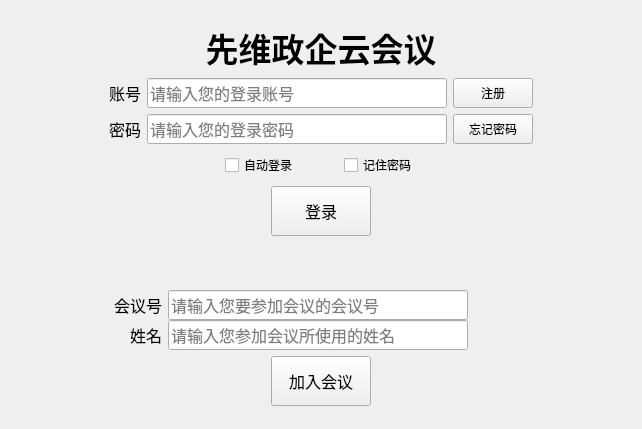
<?xml version="1.0" encoding="UTF-8"?>
<ui version="4.0">
 <class>LoginFrame</class>
 <widget class="QFrame" name="LoginFrame">
  <property name="geometry">
   <rect>
    <x>0</x>
    <y>0</y>
    <width>642</width>
    <height>429</height>
   </rect>
  </property>
  <property name="windowTitle">
   <string>先维政企云会议</string>
  </property>
  <property name="windowOpacity">
   <double>1.000000000000000</double>
  </property>
  <property name="styleSheet">
   <string notr="true">border-image: \*url();</string>
  </property>
  <layout class="QVBoxLayout" name="verticalLayout_5">
   <item>
    <layout class="QVBoxLayout" name="verticalLayout">
     <item>
      <widget class="QLabel" name="myNameLabel">
       <property name="sizePolicy">
        <sizepolicy hsizetype="Preferred" vsizetype="Fixed">
         <horstretch>0</horstretch>
         <verstretch>0</verstretch>
        </sizepolicy>
       </property>
       <property name="font">
        <font>
         <pointsize>25</pointsize>
         <weight>75</weight>
         <bold>true</bold>
        </font>
       </property>
       <property name="text">
        <string>先维政企云会议</string>
       </property>
       <property name="alignment">
        <set>Qt::AlignCenter</set>
       </property>
      </widget>
     </item>
     <item>
      <layout class="QHBoxLayout" name="horizontalLayout">
       <item>
        <spacer name="horizontalSpacer_5">
         <property name="orientation">
          <enum>Qt::Horizontal</enum>
         </property>
         <property name="sizeHint" stdset="0">
          <size>
           <width>40</width>
           <height>20</height>
          </size>
         </property>
        </spacer>
       </item>
       <item>
        <widget class="QLabel" name="accountLabel">
         <property name="sizePolicy">
          <sizepolicy hsizetype="Fixed" vsizetype="Fixed">
           <horstretch>0</horstretch>
           <verstretch>0</verstretch>
          </sizepolicy>
         </property>
         <property name="minimumSize">
          <size>
           <width>0</width>
           <height>30</height>
          </size>
         </property>
         <property name="font">
          <font>
           <pointsize>12</pointsize>
          </font>
         </property>
         <property name="text">
          <string>账号</string>
         </property>
         <property name="alignment">
          <set>Qt::AlignLeading|Qt::AlignLeft|Qt::AlignVCenter</set>
         </property>
        </widget>
       </item>
       <item>
        <widget class="QLineEdit" name="accountLineEdit">
         <property name="sizePolicy">
          <sizepolicy hsizetype="Fixed" vsizetype="Fixed">
           <horstretch>0</horstretch>
           <verstretch>0</verstretch>
          </sizepolicy>
         </property>
         <property name="minimumSize">
          <size>
           <width>300</width>
           <height>30</height>
          </size>
         </property>
         <property name="font">
          <font>
           <pointsize>12</pointsize>
          </font>
         </property>
         <property name="placeholderText">
          <string>请输入您的登录账号</string>
         </property>
        </widget>
       </item>
       <item>
        <widget class="QPushButton" name="regPushButton">
         <property name="sizePolicy">
          <sizepolicy hsizetype="Fixed" vsizetype="Fixed">
           <horstretch>0</horstretch>
           <verstretch>0</verstretch>
          </sizepolicy>
         </property>
         <property name="minimumSize">
          <size>
           <width>60</width>
           <height>30</height>
          </size>
         </property>
         <property name="text">
          <string>注册</string>
         </property>
        </widget>
       </item>
       <item>
        <spacer name="horizontalSpacer_6">
         <property name="orientation">
          <enum>Qt::Horizontal</enum>
         </property>
         <property name="sizeHint" stdset="0">
          <size>
           <width>40</width>
           <height>20</height>
          </size>
         </property>
        </spacer>
       </item>
      </layout>
     </item>
     <item>
      <layout class="QHBoxLayout" name="horizontalLayout_2">
       <item>
        <spacer name="horizontalSpacer_7">
         <property name="orientation">
          <enum>Qt::Horizontal</enum>
         </property>
         <property name="sizeHint" stdset="0">
          <size>
           <width>40</width>
           <height>20</height>
          </size>
         </property>
        </spacer>
       </item>
       <item>
        <widget class="QLabel" name="pwdLabel">
         <property name="sizePolicy">
          <sizepolicy hsizetype="Fixed" vsizetype="Fixed">
           <horstretch>0</horstretch>
           <verstretch>30</verstretch>
          </sizepolicy>
         </property>
         <property name="font">
          <font>
           <pointsize>12</pointsize>
          </font>
         </property>
         <property name="text">
          <string>密码</string>
         </property>
         <property name="alignment">
          <set>Qt::AlignLeading|Qt::AlignLeft|Qt::AlignVCenter</set>
         </property>
        </widget>
       </item>
       <item>
        <widget class="QLineEdit" name="pwdLineEdit">
         <property name="sizePolicy">
          <sizepolicy hsizetype="Fixed" vsizetype="Fixed">
           <horstretch>0</horstretch>
           <verstretch>0</verstretch>
          </sizepolicy>
         </property>
         <property name="minimumSize">
          <size>
           <width>300</width>
           <height>30</height>
          </size>
         </property>
         <property name="font">
          <font>
           <pointsize>12</pointsize>
          </font>
         </property>
         <property name="placeholderText">
          <string>请输入您的登录密码</string>
         </property>
        </widget>
       </item>
       <item>
        <widget class="QPushButton" name="fgtPwdPushButton">
         <property name="sizePolicy">
          <sizepolicy hsizetype="Fixed" vsizetype="Fixed">
           <horstretch>0</horstretch>
           <verstretch>0</verstretch>
          </sizepolicy>
         </property>
         <property name="minimumSize">
          <size>
           <width>60</width>
           <height>30</height>
          </size>
         </property>
         <property name="text">
          <string>忘记密码</string>
         </property>
        </widget>
       </item>
       <item>
        <spacer name="horizontalSpacer_8">
         <property name="orientation">
          <enum>Qt::Horizontal</enum>
         </property>
         <property name="sizeHint" stdset="0">
          <size>
           <width>40</width>
           <height>20</height>
          </size>
         </property>
        </spacer>
       </item>
      </layout>
     </item>
     <item>
      <layout class="QHBoxLayout" name="horizontalLayout_3">
       <item>
        <spacer name="horizontalSpacer_9">
         <property name="orientation">
          <enum>Qt::Horizontal</enum>
         </property>
         <property name="sizeHint" stdset="0">
          <size>
           <width>40</width>
           <height>20</height>
          </size>
         </property>
        </spacer>
       </item>
       <item>
        <widget class="QCheckBox" name="autoLogincheckBox">
         <property name="sizePolicy">
          <sizepolicy hsizetype="Fixed" vsizetype="Fixed">
           <horstretch>0</horstretch>
           <verstretch>0</verstretch>
          </sizepolicy>
         </property>
         <property name="minimumSize">
          <size>
           <width>0</width>
           <height>30</height>
          </size>
         </property>
         <property name="text">
          <string>自动登录</string>
         </property>
        </widget>
       </item>
       <item>
        <spacer name="horizontalSpacer_11">
         <property name="orientation">
          <enum>Qt::Horizontal</enum>
         </property>
         <property name="sizeType">
          <enum>QSizePolicy::Preferred</enum>
         </property>
         <property name="sizeHint" stdset="0">
          <size>
           <width>40</width>
           <height>20</height>
          </size>
         </property>
        </spacer>
       </item>
       <item>
        <widget class="QCheckBox" name="remPwdcheckBox">
         <property name="sizePolicy">
          <sizepolicy hsizetype="Fixed" vsizetype="Fixed">
           <horstretch>0</horstretch>
           <verstretch>0</verstretch>
          </sizepolicy>
         </property>
         <property name="minimumSize">
          <size>
           <width>0</width>
           <height>30</height>
          </size>
         </property>
         <property name="text">
          <string>记住密码</string>
         </property>
        </widget>
       </item>
       <item>
        <spacer name="horizontalSpacer_10">
         <property name="orientation">
          <enum>Qt::Horizontal</enum>
         </property>
         <property name="sizeHint" stdset="0">
          <size>
           <width>40</width>
           <height>20</height>
          </size>
         </property>
        </spacer>
       </item>
      </layout>
     </item>
     <item>
      <layout class="QHBoxLayout" name="horizontalLayout_4">
       <item>
        <spacer name="horizontalSpacer">
         <property name="orientation">
          <enum>Qt::Horizontal</enum>
         </property>
         <property name="sizeHint" stdset="0">
          <size>
           <width>40</width>
           <height>20</height>
          </size>
         </property>
        </spacer>
       </item>
       <item>
        <widget class="QPushButton" name="loginPushButton">
         <property name="sizePolicy">
          <sizepolicy hsizetype="Fixed" vsizetype="Fixed">
           <horstretch>0</horstretch>
           <verstretch>0</verstretch>
          </sizepolicy>
         </property>
         <property name="minimumSize">
          <size>
           <width>100</width>
           <height>50</height>
          </size>
         </property>
         <property name="font">
          <font>
           <pointsize>12</pointsize>
          </font>
         </property>
         <property name="text">
          <string>登录</string>
         </property>
        </widget>
       </item>
       <item>
        <spacer name="horizontalSpacer_2">
         <property name="orientation">
          <enum>Qt::Horizontal</enum>
         </property>
         <property name="sizeHint" stdset="0">
          <size>
           <width>40</width>
           <height>20</height>
          </size>
         </property>
        </spacer>
       </item>
      </layout>
     </item>
    </layout>
   </item>
   <item>
    <spacer name="verticalSpacer">
     <property name="orientation">
      <enum>Qt::Vertical</enum>
     </property>
     <property name="sizeType">
      <enum>QSizePolicy::Fixed</enum>
     </property>
     <property name="sizeHint" stdset="0">
      <size>
       <width>20</width>
       <height>36</height>
      </size>
     </property>
    </spacer>
   </item>
   <item>
    <layout class="QVBoxLayout" name="verticalLayout_4">
     <property name="sizeConstraint">
      <enum>QLayout::SetDefaultConstraint</enum>
     </property>
     <item>
      <layout class="QHBoxLayout" name="horizontalLayout_5">
       <item>
        <spacer name="horizontalSpacer_12">
         <property name="orientation">
          <enum>Qt::Horizontal</enum>
         </property>
         <property name="sizeHint" stdset="0">
          <size>
           <width>40</width>
           <height>20</height>
          </size>
         </property>
        </spacer>
       </item>
       <item>
        <layout class="QVBoxLayout" name="verticalLayout_2">
         <property name="spacing">
          <number>0</number>
         </property>
         <item>
          <widget class="QLabel" name="accountLabel_2">
           <property name="sizePolicy">
            <sizepolicy hsizetype="Fixed" vsizetype="Fixed">
             <horstretch>0</horstretch>
             <verstretch>0</verstretch>
            </sizepolicy>
           </property>
           <property name="minimumSize">
            <size>
             <width>0</width>
             <height>30</height>
            </size>
           </property>
           <property name="font">
            <font>
             <pointsize>12</pointsize>
            </font>
           </property>
           <property name="text">
            <string>会议号</string>
           </property>
           <property name="alignment">
            <set>Qt::AlignRight|Qt::AlignTrailing|Qt::AlignVCenter</set>
           </property>
          </widget>
         </item>
         <item>
          <widget class="QLabel" name="pwdLabel_2">
           <property name="sizePolicy">
            <sizepolicy hsizetype="Fixed" vsizetype="Fixed">
             <horstretch>0</horstretch>
             <verstretch>0</verstretch>
            </sizepolicy>
           </property>
           <property name="minimumSize">
            <size>
             <width>0</width>
             <height>30</height>
            </size>
           </property>
           <property name="font">
            <font>
             <pointsize>12</pointsize>
            </font>
           </property>
           <property name="layoutDirection">
            <enum>Qt::RightToLeft</enum>
           </property>
           <property name="text">
            <string>姓名</string>
           </property>
          </widget>
         </item>
        </layout>
       </item>
       <item>
        <layout class="QVBoxLayout" name="verticalLayout_3">
         <property name="spacing">
          <number>0</number>
         </property>
         <item>
          <widget class="QLineEdit" name="accountLineEdit_2">
           <property name="sizePolicy">
            <sizepolicy hsizetype="Fixed" vsizetype="Fixed">
             <horstretch>0</horstretch>
             <verstretch>0</verstretch>
            </sizepolicy>
           </property>
           <property name="minimumSize">
            <size>
             <width>300</width>
             <height>30</height>
            </size>
           </property>
           <property name="font">
            <font>
             <pointsize>12</pointsize>
            </font>
           </property>
           <property name="placeholderText">
            <string>请输入您要参加会议的会议号</string>
           </property>
          </widget>
         </item>
         <item>
          <widget class="QLineEdit" name="pwdLineEdit_3">
           <property name="sizePolicy">
            <sizepolicy hsizetype="Fixed" vsizetype="Fixed">
             <horstretch>0</horstretch>
             <verstretch>0</verstretch>
            </sizepolicy>
           </property>
           <property name="minimumSize">
            <size>
             <width>300</width>
             <height>30</height>
            </size>
           </property>
           <property name="font">
            <font>
             <pointsize>12</pointsize>
            </font>
           </property>
           <property name="placeholderText">
            <string>请输入您参加会议所使用的姓名</string>
           </property>
          </widget>
         </item>
        </layout>
       </item>
       <item>
        <spacer name="horizontalSpacer_14">
         <property name="orientation">
          <enum>Qt::Horizontal</enum>
         </property>
         <property name="sizeType">
          <enum>QSizePolicy::Fixed</enum>
         </property>
         <property name="sizeHint" stdset="0">
          <size>
           <width>60</width>
           <height>30</height>
          </size>
         </property>
        </spacer>
       </item>
       <item>
        <spacer name="horizontalSpacer_13">
         <property name="orientation">
          <enum>Qt::Horizontal</enum>
         </property>
         <property name="sizeHint" stdset="0">
          <size>
           <width>40</width>
           <height>20</height>
          </size>
         </property>
        </spacer>
       </item>
      </layout>
     </item>
     <item>
      <layout class="QHBoxLayout" name="horizontalLayout_6">
       <item>
        <spacer name="horizontalSpacer_3">
         <property name="orientation">
          <enum>Qt::Horizontal</enum>
         </property>
         <property name="sizeHint" stdset="0">
          <size>
           <width>40</width>
           <height>20</height>
          </size>
         </property>
        </spacer>
       </item>
       <item>
        <widget class="QPushButton" name="loginPushButton_2">
         <property name="sizePolicy">
          <sizepolicy hsizetype="Fixed" vsizetype="Fixed">
           <horstretch>0</horstretch>
           <verstretch>0</verstretch>
          </sizepolicy>
         </property>
         <property name="minimumSize">
          <size>
           <width>100</width>
           <height>50</height>
          </size>
         </property>
         <property name="maximumSize">
          <size>
           <width>16777215</width>
           <height>16777215</height>
          </size>
         </property>
         <property name="font">
          <font>
           <pointsize>12</pointsize>
          </font>
         </property>
         <property name="text">
          <string>加入会议</string>
         </property>
        </widget>
       </item>
       <item>
        <spacer name="horizontalSpacer_4">
         <property name="orientation">
          <enum>Qt::Horizontal</enum>
         </property>
         <property name="sizeHint" stdset="0">
          <size>
           <width>40</width>
           <height>20</height>
          </size>
         </property>
        </spacer>
       </item>
      </layout>
     </item>
    </layout>
   </item>
  </layout>
 </widget>
 <resources/>
 <connections>
  <connection>
   <sender>regPushButton</sender>
   <signal>clicked()</signal>
   <receiver>LoginFrame</receiver>
   <slot>ShowRegister()</slot>
   <hints>
    <hint type="sourcelabel">
     <x>505</x>
     <y>67</y>
    </hint>
    <hint type="destinationlabel">
     <x>592</x>
     <y>67</y>
    </hint>
   </hints>
  </connection>
 </connections>
 <slots>
  <slot>ShowRegister()</slot>
 </slots>
</ui>
